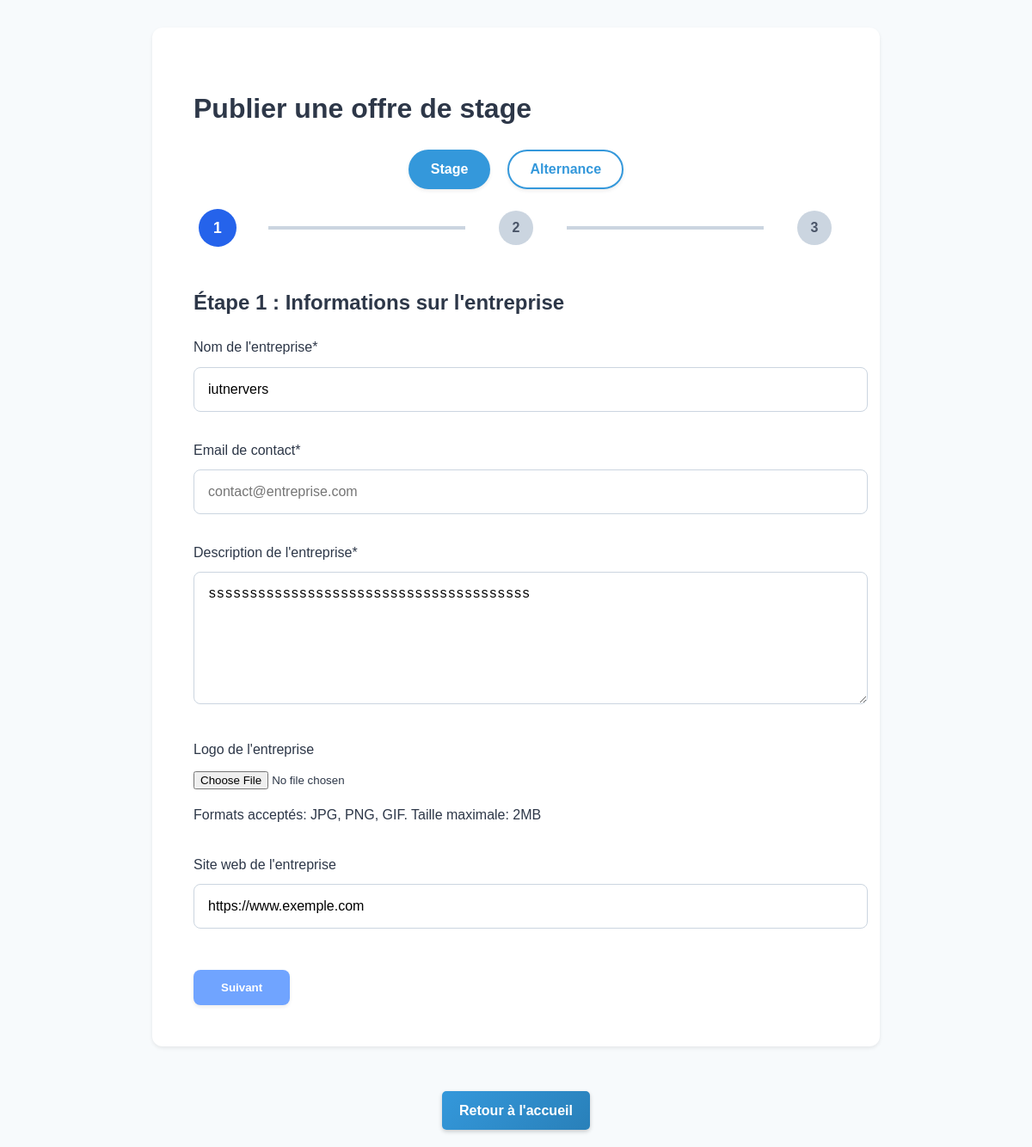
Page /app/views/internships/post_internship.php (signed in) on the committed database.
### tables this page shows
CREATE TABLE `entreprises` (
  `id` int(11) NOT NULL,
  `siret` varchar(14) NOT NULL,
  `nom` varchar(100) NOT NULL,
  `adresse` varchar(255) DEFAULT NULL,
  `ville` varchar(100) DEFAULT NULL,
  `code_postal` varchar(10) DEFAULT NULL,
  `pays` varchar(100) DEFAULT NULL,
  `telephone` varchar(20) DEFAULT NULL,
  `site_web` varchar(255) DEFAULT NULL,
  `lieu` varchar(255) DEFAULT NULL,
  `tva_intracommunautaire` varchar(50) DEFAULT NULL,
  `secteur_activite` varchar(100) DEFAULT NULL,
  `description` text,
  `adresse_facturation` varchar(255) DEFAULT NULL,
  `logo` varchar(255) DEFAULT NULL,
  `nom_contact` varchar(100) DEFAULT NULL,
  `username` varchar(100) NOT NULL,
  `email` varchar(255) NOT NULL,
  `password` varchar(255) NOT NULL,
  `role` enum('etudiant','entreprise','admin') NOT NULL DEFAULT 'entreprise',
  `date_creation` timestamp NOT NULL DEFAULT CURRENT_TIMESTAMP,
  `icone` varchar(255) DEFAULT NULL,
  `valide` tinyint(1) DEFAULT '0',
  `certification` tinyint(1) DEFAULT '0',
  `theme_color` varchar(7) DEFAULT '#3498db',
  `bloque` tinyint(1) DEFAULT '0'
);

### app/helpers/functions.php (called while the page is built, shortened)
<?php
function getFormValue($field) {
    return isset($_SESSION['form_data'][$field]) ? $_SESSION['form_data'][$field] : '';
}
?>

### app/views/internships/post_internship.php (the view, shortened to what this page needs)
<?php
require_once $_SERVER['DOCUMENT_ROOT'] . '/Gestion_Stage/app/config/database.php';
require_once $_SERVER['DOCUMENT_ROOT'] . '/Gestion_Stage/app/helpers/functions.php';
$stmt = $pdo->prepare("SELECT * FROM entreprises WHERE id = ?");
$stmt->execute([$_SESSION['user_id']]);
$entreprise = $stmt->fetch(PDO::FETCH_ASSOC);
$currentStep = isset($_GET['step']) ? (int)$_GET['step'] : 1;
?>
<!DOCTYPE html>
<html lang="fr">
<head>
    <link rel="stylesheet" href="/Gestion_Stage/public/assets/css/style_post_internships.css">
</head>
<body class="<?= $_SESSION['form_data']['type_offre'] === 'alternance' ? 'alternance-mode' : '' ?>">
    <div class="container">
    <h1><?= $_SESSION['form_data']['type_offre'] === 'alternance' ? 'Publier une offre d\'alternance' : 'Publier une offre de stage' ?></h1>
    <form method="POST" action="" class="offre-type-selector">
        <button type="submit" style="color:#3498db" name="type_offre" value="stage" class="offre-type-btn <?= $_SESSION['form_data']['type_offre'] === 'stage' ? 'active' : '' ?>">Stage</button>
        <button type="submit" style="color:#3498db" name="type_offre" value="alternance" class="offre-type-btn <?= $_SESSION['form_data']['type_offre'] === 'alternance' ? 'active' : '' ?>">Alternance</button>
    </form>
    <div class="steps">
            <div class="step <?= $currentStep >= 1 ? 'active' : '' ?>">1</div>
            <div class="step-connector <?= $currentStep >= 2 ? 'active' : '' ?>"></div>
            <div class="step <?= $currentStep >= 2 ? 'active' : '' ?>">2</div>
            <div class="step-connector <?= $currentStep >= 3 ? 'active' : '' ?>"></div>
            <div class="step <?= $currentStep >= 3 ? 'active' : '' ?>">3</div>
        </div>
        <form method="POST" action="" class="multi-step-form" id="internshipForm" enctype="multipart/form-data">
            <?php if ($currentStep === 1): ?>
                <div class="step-content">
                    <h2>Étape 1 : Informations sur l'entreprise</h2>
                    <div class="form-group">
                        <label for="nom_entreprise">Nom de l'entreprise*</label>
                        <input type="text" id="nom_entreprise" name="nom_entreprise"
                               value="<?= htmlspecialchars($entreprise['nom']) ?>"  maxlength="255">
                    </div>
                    <div class="form-group">
                        <label for="email_contact">Email de contact*</label>
                        <input type="email" id="email_contact" name="email_contact"
                               value="<?= htmlspecialchars(getFormValue('email_contact')) ?>"
                               placeholder="contact@entreprise.com" >
                    </div>
                    <div class="form-group">
                        <label for="description_entreprise">Description de l'entreprise*</label>
                        <textarea id="description_entreprise" name="description_entreprise"
                                maxlength="500" ><?= htmlspecialchars($entreprise['description']) ?></textarea>
                    </div>
                    <div class="form-group">
                        <label for="logo">Logo de l'entreprise</label>
                        <input type="file" id="logo" name="logo" accept="image/*">
                        <p class="help-text">Formats acceptés: JPG, PNG, GIF. Taille maximale: 2MB</p>
                    </div>
                    <div class="form-group">
                        <label for="site_web">Site web de l'entreprise</label>
                        <input type="url" id="site_web" name="site_web"
                               value="<?= htmlspecialchars($entreprise['site_web']) ?>"
                               placeholder="https://www.entreprise.com">
                    </div>
                    <div class="form-navigation">
                        <button type="submit" name="next_step" value="2">Suivant</button>
                    </div>
                </div>
            <?php endif; ?>
        </form>
    </div>
    <a class="index-button" href="/Gestion_Stage/app/views/home.php">Retour à l'accueil</a>
</body>
</html>

### public/assets/css/style_post_internships.css (style rules this page uses)
:root { --primary-color: #2563EB; --secondary-color: #4A5568; --success-color: #48BB78; --error-color: #E53E3E; --border-color: #CBD5E0; --text-color: #2D3748; --bg-light: #F7FAFC; --box-shadow: 0 2px 4px rgba(0, 0, 0, 0.08); --transition-duration: 0.3s; --font-family: 'Nunito', sans-serif; }
body { font-family: var(--font-family); line-height: 1.6; color: var(--text-color); background-color: var(--bg-light); margin: 0; padding: 0; display: flex; flex-direction: column; justify-content: center; align-items: center; min-height: 100vh; }
.container { width: 90%; max-width: 750px; background: #FFFFFF; padding: 3rem; border-radius: 12px; box-shadow: var(--box-shadow); transition: box-shadow var(--transition-duration); margin: 2rem auto; }
.steps { display: flex; justify-content: space-between; align-items: center; margin-bottom: 3rem; padding: 0 0.5rem; }
.step { width: 40px; height: 40px; border-radius: 50%; background-color: var(--border-color); color: var(--secondary-color); display: flex; align-items: center; justify-content: center; font-weight: 600; font-size: 1rem; transition: background-color var(--transition-duration), color var(--transition-duration), transform var(--transition-duration); }
.step.active { background-color: var(--primary-color); color: white; transform: scale(1.1); }
.step-connector { height: 4px; width: calc(33.33% - 1rem); background-color: var(--border-color); transition: background-color var(--transition-duration); }
.form-group { margin-bottom: 2rem; }
label { display: block; margin-bottom: 0.6rem; font-weight: 500; color: var(--text-color); }
input[type="text"], input[type="email"], input[type="url"], input[type="number"], input[type="date"], select, textarea { width: 100%; padding: 1rem; border: 1px solid var(--border-color); border-radius: 8px; font-size: 1rem; transition: border-color var(--transition-duration), box-shadow var(--transition-duration); }
textarea { min-height: 120px; resize: vertical; }
.form-navigation { display: flex; justify-content: space-between; margin-top: 3rem; }
button { padding: 0.8rem 2rem; border: none; background-color: #005dff8f; border-radius: 8px; font-weight: 600; cursor: pointer; transition: background-color var(--transition-duration), transform var(--transition-duration), box-shadow var(--transition-duration); box-shadow: var(--box-shadow); }
button[type="submit"] { background-color: var (--success-color); color: white; }
.index-button { display: inline-block; background: linear-gradient(135deg, #3498db, #2980b9); color: white; border: none; border-radius: 5px; padding: 10px 15px; margin: 20px auto; text-align: center; text-decoration: none; font-weight: 600; box-shadow: 0 2px 5px rgba(0,0,0,0.2); transition: all 0.3s ease; }
.offre-type-selector { display: flex; justify-content: center; margin-bottom: 25px; gap: 20px; }
.offre-type-btn { padding: 12px 24px; border: 2px solid #3498db; background-color: white; border-radius: 30px; font-weight: bold; font-size: 16px; cursor: pointer; transition: all 0.3s ease; outline: none; }
.offre-type-btn.active { background-color: #3498db; color: white !important; }
.index-button { display: inline-block; background: linear-gradient(135deg, #3498db, #2980b9); color: white; border: none; border-radius: 5px; padding: 10px 20px; margin: 20px auto; text-align: center; text-decoration: none; font-weight: 600; box-shadow: 0 2px 5px rgba(0,0,0,0.2); transition: all 0.3s ease; }

### rows in the picture
entreprises: nom_entreprise "iutnervers", description_entreprise "sssssssssssssssssssssssssssssssssssssss", site_web "https://www.exemple.com"
